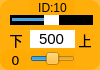
    <widget class="QWidget" name="widget_id10" native="true">
     <property name="geometry">
      <rect>
       <x>80</x>
       <y>215</y>
       <width>100</width>
       <height>70</height>
      </rect>
     </property>
     <property name="styleSheet">
      <string notr="true">background-color: rgb(255, 170, 0, 200);
border-radius:10px;</string>
     </property>
     <widget class="QLabel" name="label_ID10">
      <property name="geometry">
       <rect>
        <x>30</x>
        <y>0</y>
        <width>45</width>
        <height>16</height>
       </rect>
      </property>
      <property name="minimumSize">
       <size>
        <width>0</width>
        <height>10</height>
       </size>
      </property>
      <property name="font">
       <font>
        <family>Arial</family>
        <pointsize>9</pointsize>
       </font>
      </property>
      <property name="styleSheet">
       <string notr="true">background-color: rgb(255, 255, 255， 0);
border-radius:0px;</string>
      </property>
      <property name="text">
       <string>ID:10</string>
      </property>
      <property name="alignment">
       <set>Qt::AlignCenter</set>
      </property>
     </widget>
     <widget class="QSlider" name="horizontalSlider_pulse_id10">
      <property name="geometry">
       <rect>
        <x>10</x>
        <y>15</y>
        <width>83</width>
        <height>10</height>
       </rect>
      </property>
      <property name="autoFillBackground">
       <bool>false</bool>
      </property>
      <property name="styleSheet">
       <string notr="true">QSlider{background-color: rgb(0, 0, 0);
border-radius:0px;}
QSlider::handle {/*设置中间的那个滑动的键*/                           
    background:  rgb(255, 255, 255);
}</string>
      </property>
      <property name="minimum">
       <number>0</number>
      </property>
      <property name="maximum">
       <number>1000</number>
      </property>
      <property name="pageStep">
       <number>1</number>
      </property>
      <property name="value">
       <number>500</number>
      </property>
      <property name="orientation">
       <enum>Qt::Horizontal</enum>
      </property>
     </widget>
     <widget class="QSlider" name="horizontalSlider_dev_id10">
      <property name="geometry">
       <rect>
        <x>30</x>
        <y>50</y>
        <width>45</width>
        <height>18</height>
       </rect>
      </property>
      <property name="styleSheet">
       <string notr="true">background-color: rgb(255, 255, 255， 0);</string>
      </property>
      <property name="minimum">
       <number>-125</number>
      </property>
      <property name="maximum">
       <number>125</number>
      </property>
      <property name="pageStep">
       <number>1</number>
      </property>
      <property name="orientation">
       <enum>Qt::Horizontal</enum>
      </property>
     </widget>
     <widget class="QLabel" name="label_id10">
      <property name="geometry">
       <rect>
        <x>0</x>
        <y>50</y>
        <width>31</width>
        <height>20</height>
       </rect>
      </property>
      <property name="minimumSize">
       <size>
        <width>0</width>
        <height>10</height>
       </size>
      </property>
      <property name="font">
       <font>
        <family>DejaVu Sans</family>
        <pointsize>10</pointsize>
       </font>
      </property>
      <property name="styleSheet">
       <string notr="true">background-color: rgb(255, 255, 255， 0);</string>
      </property>
      <property name="text">
       <string>0</string>
      </property>
      <property name="alignment">
       <set>Qt::AlignCenter</set>
      </property>
     </widget>
     <widget class="QLineEdit" name="lineEdit_id10">
      <property name="geometry">
       <rect>
        <x>30</x>
        <y>30</y>
        <width>45</width>
        <height>18</height>
       </rect>
      </property>
      <property name="sizePolicy">
       <sizepolicy hsizetype="Fixed" vsizetype="Fixed">
        <horstretch>0</horstretch>
        <verstretch>0</verstretch>
       </sizepolicy>
      </property>
      <property name="font">
       <font>
        <family>Arial</family>
        <pointsize>11</pointsize>
       </font>
      </property>
      <property name="autoFillBackground">
       <bool>false</bool>
      </property>
      <property name="styleSheet">
       <string notr="true">background-color: rgb(255, 255, 255);
border-radius:0px;</string>
      </property>
      <property name="text">
       <string>500</string>
      </property>
      <property name="maxLength">
       <number>1000</number>
      </property>
      <property name="alignment">
       <set>Qt::AlignCenter</set>
      </property>
      <property name="dragEnabled">
       <bool>false</bool>
      </property>
      <property name="readOnly">
       <bool>false</bool>
      </property>
     </widget>
     <widget class="QLabel" name="label_down10">
      <property name="geometry">
       <rect>
        <x>6</x>
        <y>30</y>
        <width>20</width>
        <height>20</height>
       </rect>
      </property>
      <property name="font">
       <font>
        <pointsize>10</pointsize>
        <weight>50</weight>
        <italic>false</italic>
        <bold>false</bold>
       </font>
      </property>
      <property name="styleSheet">
       <string notr="true">background-color: rgb(255, 255, 255, 0);</string>
      </property>
      <property name="text">
       <string>下</string>
      </property>
      <property name="alignment">
       <set>Qt::AlignCenter</set>
      </property>
     </widget>
     <widget class="QLabel" name="label_up10">
      <property name="geometry">
       <rect>
        <x>75</x>
        <y>30</y>
        <width>20</width>
        <height>20</height>
       </rect>
      </property>
      <property name="font">
       <font>
        <pointsize>10</pointsize>
        <weight>50</weight>
        <italic>false</italic>
        <bold>false</bold>
       </font>
      </property>
      <property name="styleSheet">
       <string notr="true">background-color: rgb(255, 255, 255, 0);</string>
      </property>
      <property name="text">
       <string>上</string>
      </property>
      <property name="alignment">
       <set>Qt::AlignCenter</set>
      </property>
     </widget>
    </widget>
